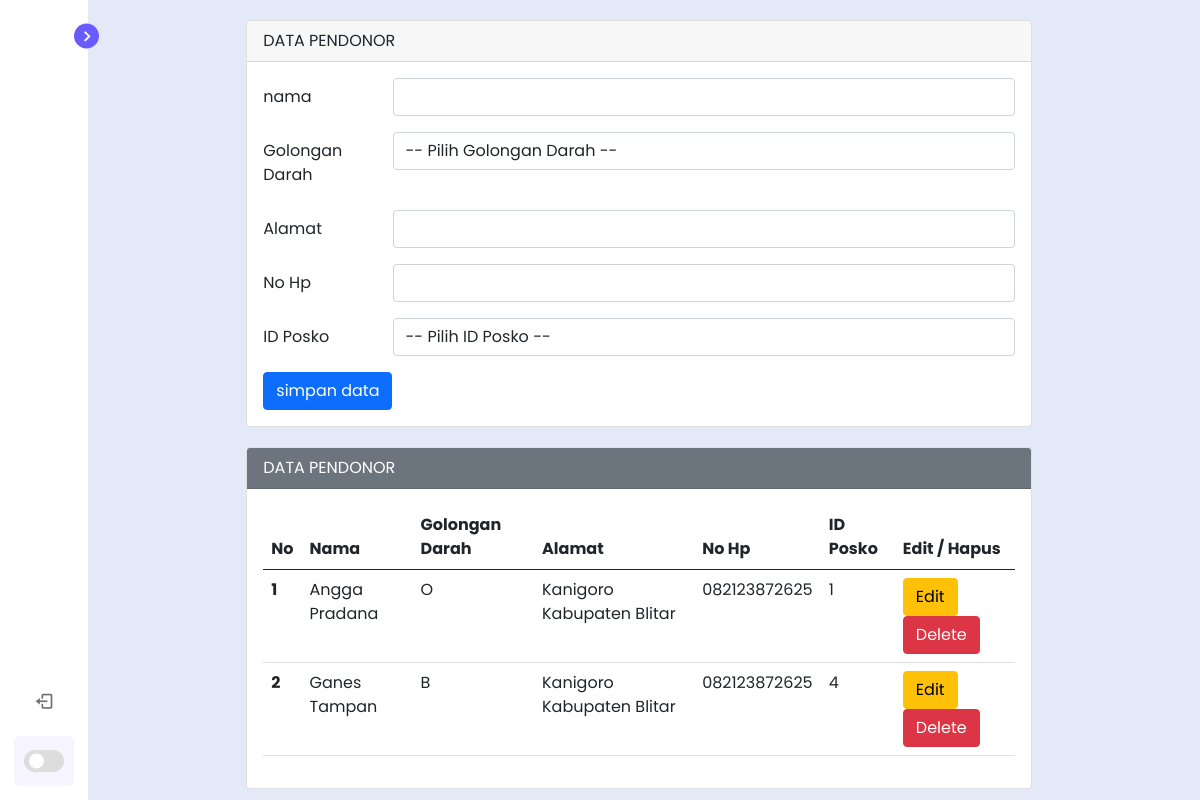
The page /backend/tabel/pendonor.php on the database its author committed.
### tables this page shows
CREATE TABLE `pendonor` (
  `id` int(11) NOT NULL,
  `nama` varchar(50) NOT NULL,
  `golongan_darah` varchar(5) NOT NULL,
  `alamat` varchar(100) NOT NULL,
  `no_hp` varchar(20) NOT NULL,
  `id_posko` int(5) NOT NULL
);

### backend/tabel/pendonor.php (the view, shortened to what this page needs)
<?php
$host       = "localhost";
$user       = "root";
$pass       = "";
$db         = "donor";
$koneksi    = mysqli_connect($host, $user, $pass, $db);
$nama           = "";
$alamat         = "";
$no_hp          = "";
?>
<!DOCTYPE html>
<html lang="en">
<head>
    <link href='https://unpkg.com/boxicons@2.1.1/css/boxicons.min.css' rel='stylesheet'>
    <link href="https://cdn.jsdelivr.net/npm/bootstrap@5.0.2/dist/css/bootstrap.min.css" rel="stylesheet">
    <link rel="stylesheet" href="../assets/css/style.css">
</head>
<body>
    <nav class="sidebar close">
        <header>
            <div class="image-text">
            </div>
            <i class='bx bx-chevron-right toggle'></i>
        </header>
        <div class="menu-bar">
            <div class="menu">
                <ul class="menu-links">
                    <li class="nav-link">
                        <a href="pendonor.php">
                            <i class='bx bx-home-alt icon' ></i>
                        </a>
                    </li>
                </ul>
                <ul class="menu-links">
                    <li class="nav-link">
                        <a href="dokter.php">
                            <i class='bx bx-home-alt icon' ></i>
                        </a>
                    </li>
                </ul>
                <ul class="menu-links">
                    <li class="nav-link">
                        <a href="posko_donor.php">
                            <i class='bx bx-home-alt icon' ></i>
                        </a>
                    </li>
                </ul>
                <ul class="menu-links">
                    <li class="nav-link">
                        <a href="riwayat_darah_masuk.php">
                            <i class='bx bx-home-alt icon' ></i>
                        </a>
                    </li>
                </ul>
                <ul class="menu-links">
                    <li class="nav-link">
                        <a href="rumah_sakit.php">
                            <i class='bx bx-home-alt icon' ></i>
                        </a>
                    </li>
                </ul>
                <ul class="menu-links">
                    <li class="nav-link">
                        <a href="riwayat_darah_keluar.php">
                            <i class='bx bx-home-alt icon' ></i>
                        </a>
                    </li>
                </ul>
                <ul class="menu-links">
                    <li class="nav-link">
                        <a href="penerima.php">
                            <i class='bx bx-home-alt icon' ></i>
                        </a>
                    </li>
                </ul>
            </div>
            <div class="bottom-content">
                <li class="">
                    <a href="../login/login.html">
                        <i class='bx bx-log-out icon' ></i>
                    </a>
                </li>
                <li class="mode">
                    <div class="toggle-switch">
                        <span class="switch"></span>
                    </div>
                </li>
            </div>
        </div>
    </nav>
    <section class="home">
    <div class = "mx-auto">
        <div class = "card">
            <div class = "card-header">
                DATA PENDONOR
            </div>
            <div class = "card-body">
                <form action="" method="POST">
                    <div class="mb-3 row">
                        <label for="nama" class="col-sm-2 col-form-label">nama</label>
                        <div class="col-sm-10">
                            <input type="text" class="form-control" id="nama" name="nama" value="<?php echo $nama ?>">
                        </div>
                    </div>
                    <div class="mb-3 row">
                        <label for="golongan_darah" class="col-sm-2 col-form-label">Golongan Darah</label>
                        <div class="col-sm-10">
                            <select class="form-control" name="golongan_darah" id="golongan_darah">
                                <option value="">-- Pilih Golongan Darah --</option>
                            </select>
                        </div>
                    </div>
                    <div class="mb-3 row">
                        <label for="alamat" class="col-sm-2 col-form-label">Alamat</label>
                        <div class="col-sm-10">
                            <input type="text" class="form-control" id="alamat" name="alamat" value="<?php echo $alamat ?>">
                        </div>
                    </div>
                    <div class="mb-3 row">
                        <label for="no_hp" class="col-sm-2 col-form-label">No Hp</label>
                        <div class="col-sm-10">
                            <input type="text" class="form-control" id="no_hp" name="no_hp" value="<?php echo $no_hp ?>">
                        </div>
                    </div>
                    <div class="mb-3 row">
                        <label for="id_posko" class="col-sm-2 col-form-label">ID Posko</label>
                        <div class="col-sm-10">
                            <select class="form-control" name="id_posko" id="id_posko">
                                <option value="">-- Pilih ID Posko --</option>
                            </select>
                        </div>
                    </div>
                    <div class="col-12">
                        <input type="submit" name="simpan" value="simpan data" class="btn btn-primary">
                    </div>
                </form>
            </div>
        </div>
        <div class = "card">
            <div class = "card-header text-white bg-secondary">
                DATA PENDONOR
            </div>
            <div class = "card-body">
                <form action="" method="POST">
                    <table class="table">
                        <thead>
                            <tr>
                                <th scope="col">No</th>
                                <th scope="col">Nama</th>
                                <th scope="col">Golongan Darah</th>
                                <th scope="col">Alamat</th>
                                <th scope="col">No Hp</th>
                                <th scope="col">ID Posko</th>
                                <th scope="col">Edit / Hapus</th>
                            </tr>
                        </thead>
                        <tbody>
                                <?php
                                $sql2   = "select * from pendonor order by id asc";
                                $q2     = mysqli_query($koneksi, $sql2);
                                $urut   = 1;
                                while ($r2 = mysqli_fetch_array($q2)) {
                                    $id             = $r2['id'];
                                    $nama           = $r2['nama'];
                                    $golongan_darah = $r2['golongan_darah'];
                                    $alamat         = $r2['alamat'];
                                    $no_hp          = $r2['no_hp'];
                                    $id_posko       = $r2['id_posko'];
                                ?>
                                <tr>
                                    <th scope="row"><?php echo $urut++ ?></th>
                                    <td scope="row"><?php echo $nama ?></td>
                                    <td scope="row"><?php echo $golongan_darah ?></td>
                                    <td scope="row"><?php echo $alamat ?></td>
                                    <td scope="row"><?php echo $no_hp ?></td>
                                    <td scope="row"><?php echo $id_posko ?></td>
                                    <td scope="row">
                                        <a href="pendonor.php?op=edit&id=<?php echo $id ?>"><button type="button" class="btn btn-warning">Edit</button></a>
                                        <a href="pendonor.php?op=delete&id=<?php echo $id?>" onclick="return confirm('Hapus Data ?')"><button type="button" class="btn btn-danger">Delete</button></a>
                                    </td>
                                </tr>
                                <?php
                                }
                                ?>
                        </tbody>
                    </table>
                </form>
            </div>
        </div>
    </section>
</body>
</html>

### backend/assets/css/style.css (style rules this page uses)
* { margin: 0; padding: 0; box-sizing: border-box; font-family: 'Poppins', sans-serif; }
:root { --body-color: #E4E9F7; --sidebar-color: #FFF; --primary-color: #695CFE; --primary-color-light: #F6F5FF; --toggle-color: #DDD; --text-color: #707070; --tran-03: all 0.2s ease; --tran-03: all 0.3s ease; --tran-04: all 0.3s ease; --tran-05: all 0.3s ease; }
body { min-height: 100vh; background-color: var(--body-color); transition: var(--tran-05); }
.sidebar { position: fixed; top: 0; left: 0; height: 100%; width: 300px; padding: 10px 14px; background: var(--sidebar-color); transition: var(--tran-05); z-index: 100; }
.sidebar.close { width: 88px; }
.sidebar li { height: 50px; list-style: none; display: flex; align-items: center; margin-top: 10px; }
.sidebar header .image, .sidebar .icon { min-width: 60px; border-radius: 6px; }
.sidebar .icon { min-width: 60px; border-radius: 6px; height: 100%; display: flex; align-items: center; justify-content: center; font-size: 20px; }
.sidebar .text, .sidebar .icon { color: var(--text-color); transition: var(--tran-03); }
.sidebar header { position: relative; }
.sidebar header .image-text { display: flex; align-items: center; }
.sidebar header .toggle { position: absolute; top: 50%; right: -25px; transform: translateY(-50%) rotate(180deg); height: 25px; width: 25px; background-color: var(--primary-color); color: var(--sidebar-color); border-radius: 50%; display: flex; align-items: center; justify-content: center; font-size: 22px; cursor: pointer; transition: var(--tran-05); }
.sidebar.close .toggle { transform: translateY(-50%) rotate(0deg); }
.sidebar .menu { margin-top: 40px; }
.sidebar li a { list-style: none; height: 100%; background-color: transparent; display: flex; align-items: center; height: 100%; width: 100%; border-radius: 6px; text-decoration: none; transition: var(--tran-03); }
.sidebar .menu-bar { height: calc(100% - 55px); display: flex; flex-direction: column; justify-content: space-between; overflow-y: scroll; }
.sidebar .menu-bar .mode { border-radius: 6px; background-color: var(--primary-color-light); position: relative; transition: var(--tran-05); }
.menu-bar .bottom-content .toggle-switch { position: absolute; right: 0; height: 100%; min-width: 60px; display: flex; align-items: center; justify-content: center; border-radius: 6px; cursor: pointer; }
.toggle-switch .switch { position: relative; height: 22px; width: 40px; border-radius: 25px; background-color: var(--toggle-color); transition: var(--tran-05); }
.switch::before { content: ''; position: absolute; height: 15px; width: 15px; border-radius: 50%; top: 50%; left: 5px; transform: translateY(-50%); background-color: var(--sidebar-color); transition: var(--tran-04); }
.home { position: absolute; top: 0; top: 0; left: 250px; height: 100vh; width: calc(100% - 250px); background-color: var(--body-color); transition: var(--tran-05); }
.sidebar.close ~ .home { left: 78px; height: 100vh; width: calc(100% - 78px); }

### backend/tabel/pendonor.php (style rules this page uses)
.mx-auto { width: 70%; }
.card { margin-top: 20px; margin-bottom: 20px; }

### rows shown on the page
pendonor: nama "Angga Pradana", golongan_darah "O", alamat "Kanigoro Kabupaten Blitar", no_hp "082123872625", id_posko "1"
pendonor: nama "Ganes Tampan", golongan_darah "B", alamat "Kanigoro Kabupaten Blitar", no_hp "082123872625", id_posko "4"
